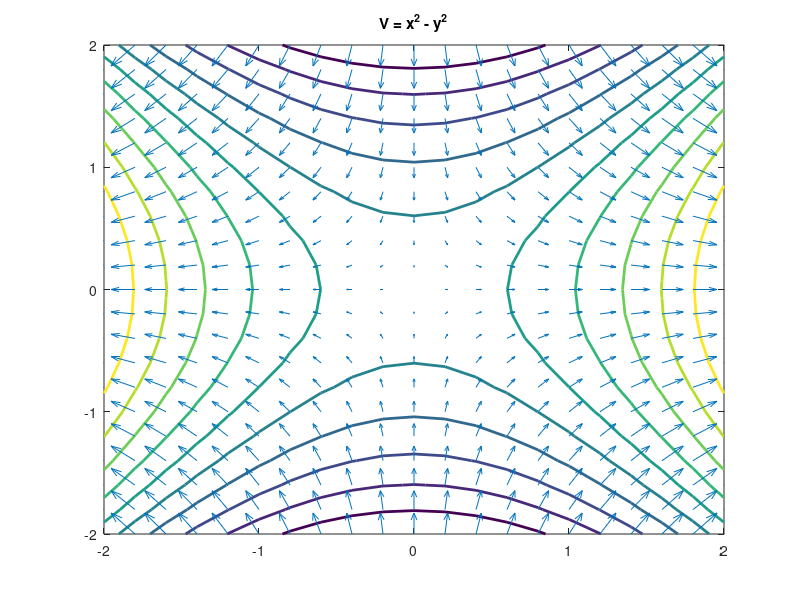

This figure's MATLAB source:
x = linspace(-2, 2, 21);
y = linspace(-2, 2, 21);
[X, Y] = meshgrid(x, y);
V = X.^2 - Y.^2;
figure
contour(X, Y, V, 'Linewidth', 2)
title('V = x^2 - y^2')
%calculate the field 
EX = 2*X;
EY = -2*Y;
hold on
quiver(X, Y, EX, EY);